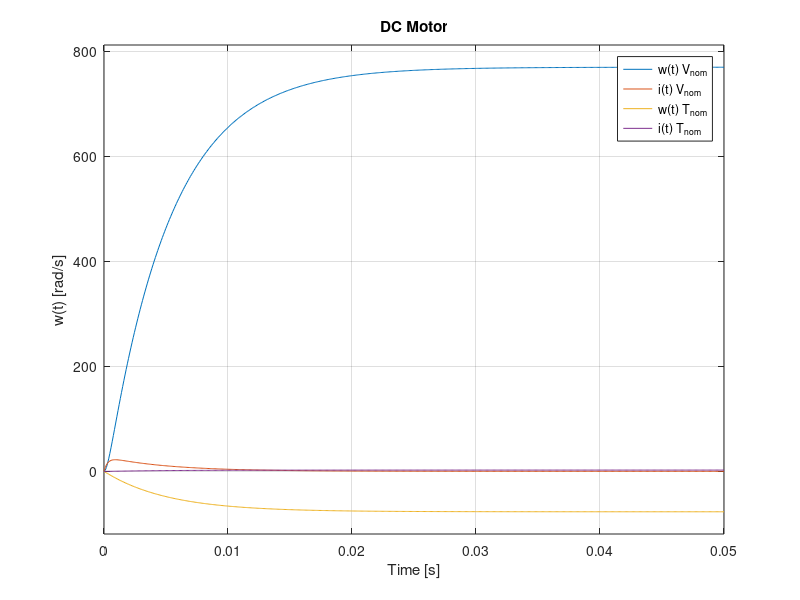

Here is the MATLAB script that generated this plot:
% DC_mot_ZR.m – tested with MATLAB + CST and GNU Octave + Control
% Manfred Lohöfener, HS Merseburg, 25.10.2016

% Parameters
V_nom = 30;      % V
T_nom = 0.0972;  % N.m 
K_m   = 0.0389;  % N.m/A
K_b   = 0.0388;  % V.s
K_f   = 6.33e-6; % N.m.s
R     = 1.2;     % Ohm
L     = 0.34e-3; % H
J     = 6.81e-6; % N.m.s²
T_max = 0.05;    % s

% Transfer Functions
s = tf('s');
G_ui =    1 / (R + L*s);
G_wi = -K_b / (R + L*s);
G_iw =  K_m / (K_f + J*s);
G_Tw =   -1 / (K_f + J*s);

G_uw  = minreal (G_iw*G_ui / (1 - G_iw*G_wi))
Gs_Tw = minreal  (    G_Tw / (1 - G_iw*G_wi))
Gs_ui = minreal  (    G_ui / (1 - G_iw*G_wi))
G_Ti  = minreal (G_wi*G_Tw / (1 - G_iw*G_wi))

step (G_uw*V_nom, Gs_ui*V_nom, Gs_Tw*T_nom, G_Ti*T_nom, T_max);

title ('DC Motor')
xlabel ('Time [s]')
ylabel ('w(t) [rad/s]')
legend ('w(t) V_{nom}', 'i(t) V_{nom}', 'w(t) T_{nom}', 'i(t) T_{nom}')
grid ('on')
